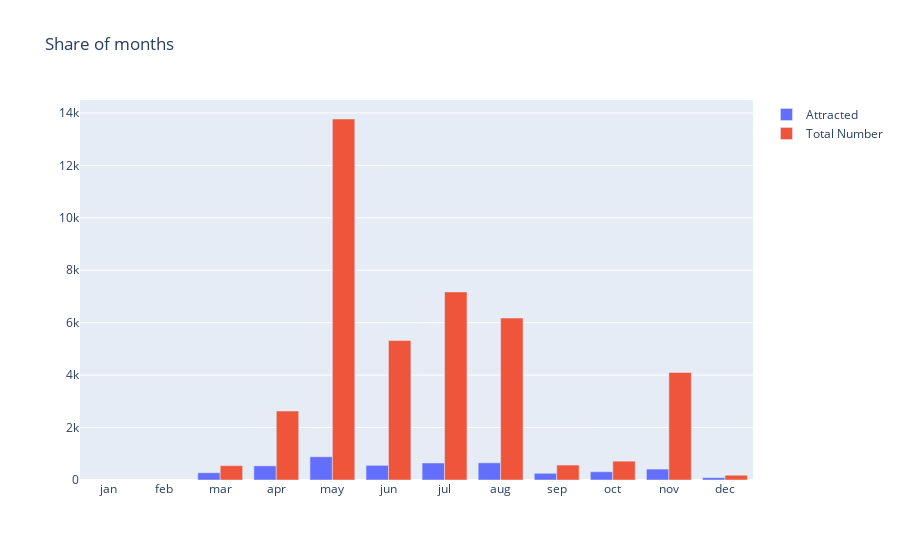

The notebook cell saved with this chart:
### Code cell
trace0 = go.Bar(x=month_df.index, y=month_df["Attracted"], name="Attracted")
trace1 = go.Bar(x=month_df.index, y=month_df["Total Number"], name="Total Number")

data = [trace0, trace1]
layout = {"title": "Share of months"}

fig = go.Figure(data=data, layout=layout)

iplot(fig, show_link=False)

### Figure 1 — Plotly figure (JSON) as saved in the notebook; plotly's stock layout.template omitted (floating-point values rounded to 4 significant figures)
{"data": [{"name": "Attracted", "type": "bar", "x": ["jan", "feb", "mar", "apr", "may", "jun", "jul", "aug", "sep", "oct", "nov", "dec"], "y": [null, null, 276, 539, 886, 559, 649, 655, 256, 315, 416, 89]}, {"name": "Total Number", "type": "bar", "x": ["jan", "feb", "mar", "apr", "may", "jun", "jul", "aug", "sep", "oct", "nov", "dec"], "y": [null, null, 546, 2632, 13769, 5318, 7174, 6178, 570, 718, 4101, 182]}], "layout": {"title": {"text": "Share of months"}}}
